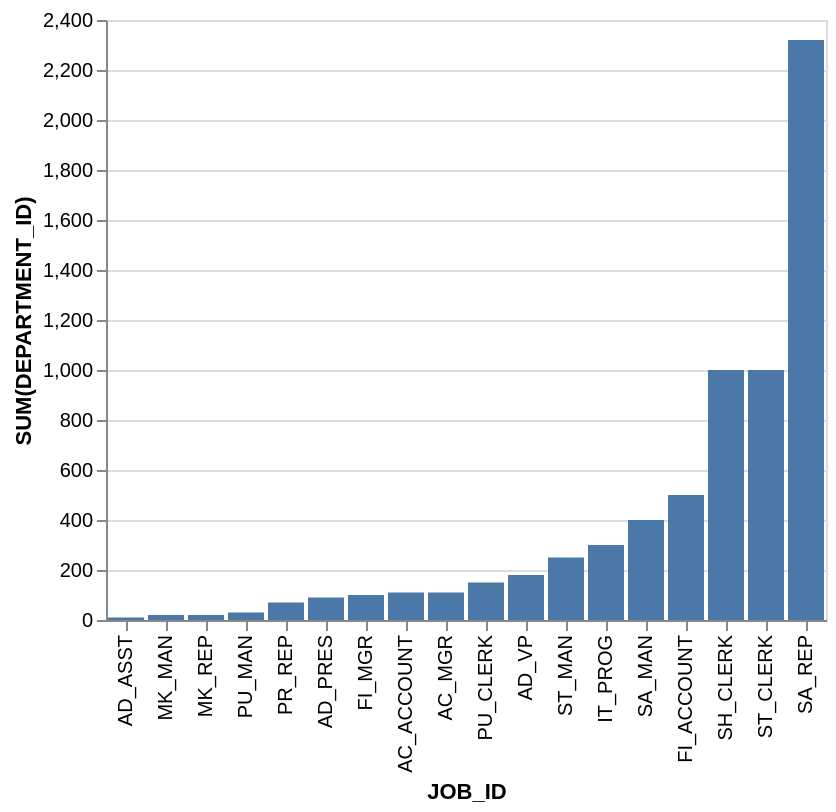

Specify this chart in Vega-Lite:
### Vega-Lite specification from a JSON file in a GitHub repository (floating-point values rounded to 4 significant figures)
{"data": {"values": [{"x_data": "AC_ACCOUNT", "y_data": 110}, {"x_data": "AC_MGR", "y_data": 110}, {"x_data": "AD_ASST", "y_data": 10}, {"x_data": "AD_PRES", "y_data": 90}, {"x_data": "AD_VP", "y_data": 180}, {"x_data": "FI_ACCOUNT", "y_data": 500}, {"x_data": "FI_MGR", "y_data": 100}, {"x_data": "IT_PROG", "y_data": 300}, {"x_data": "MK_MAN", "y_data": 20}, {"x_data": "MK_REP", "y_data": 20}, {"x_data": "PR_REP", "y_data": 70}, {"x_data": "PU_CLERK", "y_data": 150}, {"x_data": "PU_MAN", "y_data": 30}, {"x_data": "SA_MAN", "y_data": 400}, {"x_data": "SA_REP", "y_data": 2320}, {"x_data": "SH_CLERK", "y_data": 1000}, {"x_data": "ST_CLERK", "y_data": 1000}, {"x_data": "ST_MAN", "y_data": 250}]}, "mark": "bar", "encoding": {"x": {"field": "x_data", "type": "nominal", "title": "JOB_ID", "sort": {"op": "sum", "field": "y_data", "order": "ascending"}}, "y": {"field": "y_data", "type": "quantitative", "title": "SUM(DEPARTMENT_ID)"}}}
